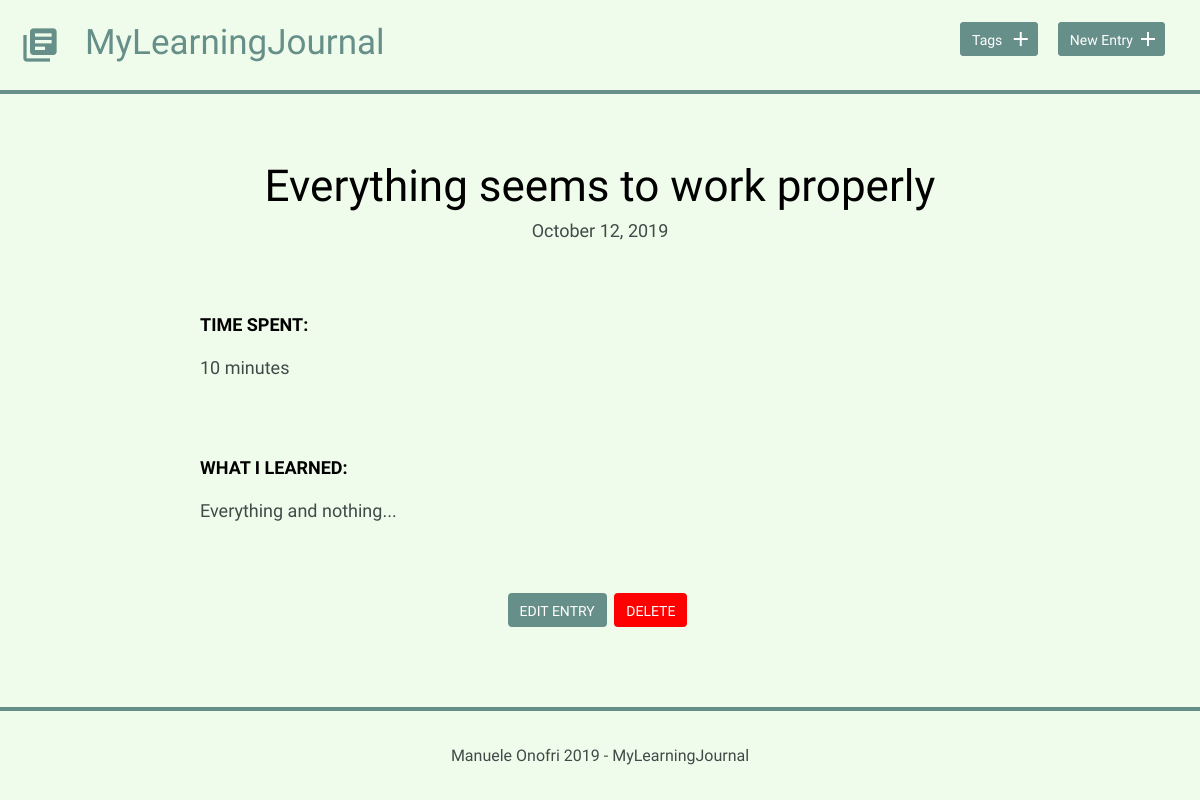
/detail.php?id=7, run on an earlier commit of the app's database.
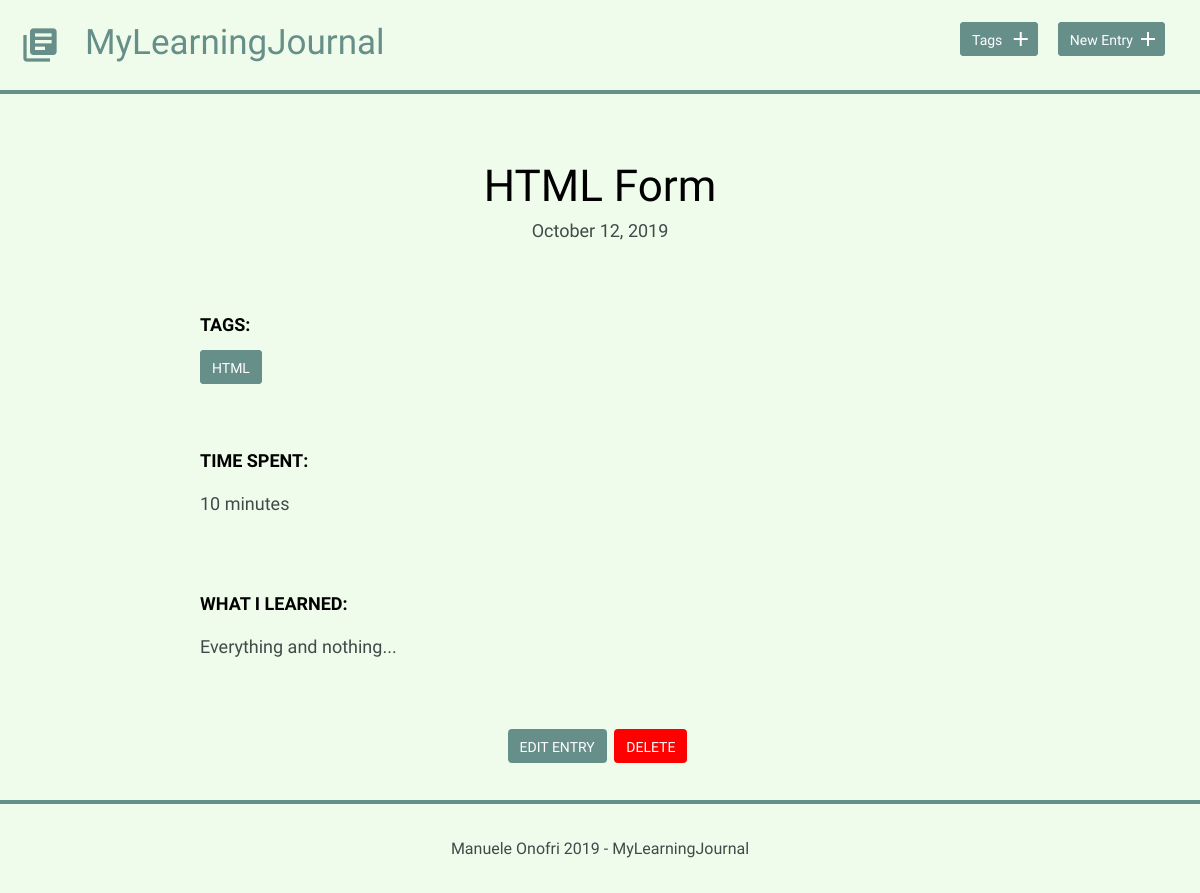
And on a later commit of the database.
### tables this page shows
CREATE TABLE "entries" (
	`id`	INTEGER,
	`title`	TEXT,
	`date`	TEXT,
	`time_spent`	INTEGER,
	`learned`	BLOB,
	`resources`	BLOB,
	PRIMARY KEY(`id`)
);

### inc/functions.php (called while the page is built, shortened)
<?php
function get_entry($entry_id) {
    include('connection.php');
    try {
       $result = $db->prepare('SELECT * FROM entries WHERE id = ?');
       $result->bindValue(1, $entry_id, PDO::PARAM_INT);
       $result->execute();
    } catch (Exception $e) {
       $e->getMessage();
    }
    $entry = $result->fetch();
    return $entry;
}
function get_tags_per_entry($entry_id) {
    include('connection.php');
    try {
        $results = $db->query('SELECT tags.name, tags.id FROM tags JOIN entries_tags
                                ON tags.id = entries_tags.tags_id
                                WHERE entries_tags.entries_id = ?');
        $results->bindValue(1, $entry_id, PDO::PARAM_INT);
        $results->execute();
    } catch (Exception $e) {
       $e->getMessage();
    }
    $tags = $results->fetchAll(PDO::FETCH_ASSOC);
    return $tags;
}

### detail.php (the view, shortened to what this page needs)
<?php
include('inc/functions.php');
if (isset($_GET['id'])) {
    $entry_id = filter_input(INPUT_GET, 'id', FILTER_SANITIZE_NUMBER_INT);
    $entry = get_entry($entry_id);
    $tags = get_tags_per_entry($entry_id);
}
include('inc/header.php');
?>
<div class="entry-list single">
    <article>
        <h1><?php echo $entry['title']; ?></h1>
        <time datetime="<?php echo $entry['date']; ?>">
            <?php echo strftime("%B %e, %G", strtotime($entry['date'])); ?>
        </time>
        <?php
        if (!empty($tags)) {
            echo '<div class="entry">';
            echo "<h3>tags:</h3>";
            echo "<div class='tags-list'>";
            foreach ($tags as $tag) {
                echo "<a href='' class='button button-tag'>" . $tag['name'] . "</a>";
            }
            echo "</div>";
            echo "</div>";
        }
        ?>
        <div class="entry">
            <h3>Time Spent: </h3>
            <p><?php echo $entry['time_spent']; ?></p>
        </div>
        <div class="entry">
            <h3>What I Learned:</h3>
            <p><?php echo $entry['learned']; ?></p>
        </div>
    </article>
</div>
<div class="edit">
    <a class="button" href="edit.php?id=<?php echo $entry['id']; ?>">Edit Entry</a>
    <form method='post' action='detail.php'
          onsubmit="return confirm('Are you sure you want to delete this task?')">
        <input type='submit' class='button button-delete' value='delete' />
    </form>
</div>
<?php include('inc/footer.php'); ?>

What changed in the data, as far as the page shows it:
changed entries "Everything and nothing...": title "Everything seems to work properly" → "HTML Form"
Also different on the page:
text now shown: "TAGS:"
new list line: "HTML"
